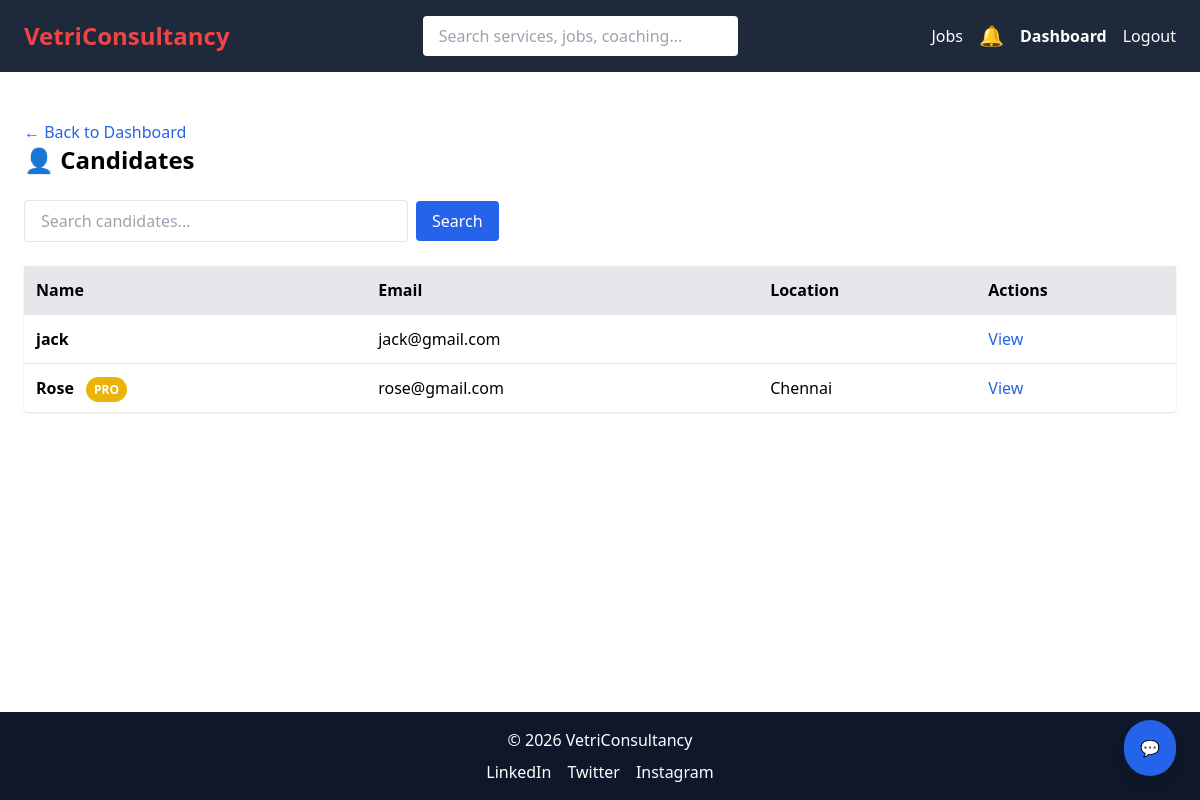
The app's page /dashboard/candidates/ (signed in) with its own data.
### VCS/models.py (models this page shows, shortened)
class Profile(models.Model):
    user = models.OneToOneField(User, on_delete=models.CASCADE)
    phone = models.CharField(max_length=20)
    bio = models.TextField()
    education = models.CharField(max_length=200)
    location = models.CharField(max_length=100)
    experience = models.CharField(max_length=100)
    skills = models.TextField()
    resume = models.FileField(upload_to='resumes/', blank=True, null=True)
    is_pro = models.BooleanField(default=False)

### VCS/views.py (the view)
# urls.py: path('dashboard/candidates/', admin_candidates, name='admin_candidates'),
@staff_member_required
def admin_candidates(request):
    q = request.GET.get('q', '')
    profiles = Profile.objects.select_related('user').filter(
        user__is_superuser=False,
        user__is_staff=False
    )
    if q:
        profiles = profiles.filter(
            Q(user__username__icontains=q) |
            Q(skills__icontains=q) |
            Q(location__icontains=q)
        )
    return render(request, 'admin/candidates.html', {'profiles': profiles})

### VCS/context_processors.py (called while the page is built)
def notification_count(request):
    if request.user.is_authenticated:
        unread_count = Notification.objects.filter(
            user=request.user,
            is_read=False
        ).count()
        latest_notifications = Notification.objects.filter(
            user=request.user
        ).order_by('-created_at')[:5]
    else:
        unread_count = 0
        latest_notifications = []
    return {
        'notification_count': unread_count,
        'latest_notifications': latest_notifications,
    }

### VCS/templates/admin/candidates.html (shortened to what this page needs)
{% extends 'base.html' %}
{% block content %}
<div class="mt-6">
    <a href="{% url 'admin_dashboard' %}"
       class="text-blue-600 hover:underline">
        ← Back to Dashboard
    </a>
</div>
<h1 class="text-2xl font-bold mb-6">👤 Candidates</h1>
<form method="get" class="mb-6 flex items-center gap-2">
    <input
        name="q"
        value="{{ request.GET.q }}"
        placeholder="Search candidates..."
        class="border px-4 py-2 rounded w-1/3">
    <button type="submit"
        class="bg-blue-600 text-white px-4 py-2 rounded hover:bg-blue-700">
        Search
    </button>
</form>
<table class="w-full bg-white rounded shadow">
<tr class="bg-gray-200 text-left">
    <th class="p-3">Name</th>
    <th>Email</th>
    <th>Location</th>
    <th>Actions</th>
</tr>
{% for profile in profiles %}
    <tr class="border-t">
        <td class="p-3 font-semibold">
        {{ profile.user.username }}
        {% if profile.is_pro %}
            <span class="ml-2 px-2 py-1 text-xs font-bold text-white bg-yellow-500 rounded-full">
                PRO
            </span>
        {% endif %}
    </td>
    <td>{{ profile.user.email }}</td>
    <td>{{ profile.location }}</td>
    <td>
        <a href="{% url 'admin_candidate_detail' profile.user.id %}"
           class="text-blue-600">View</a>
    </td>
</tr>
{% endfor %}
</table>
{% endblock %}

### records on screen
Profile: user.username "jack", user.email "jack@gmail.com"
Profile: user.username "Rose", is_pro "PRO", user.email "rose@gmail.com", location "Chennai"
